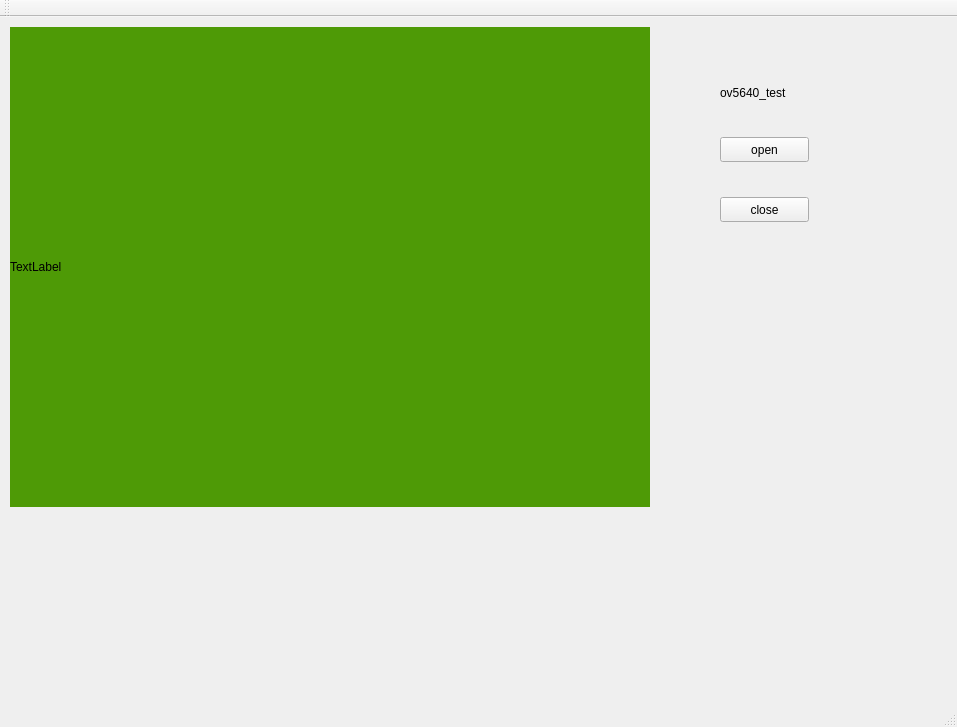
<?xml version="1.0" encoding="UTF-8"?>
<ui version="4.0">
 <class>MainWindow</class>
 <widget class="QMainWindow" name="MainWindow">
  <property name="geometry">
   <rect>
    <x>0</x>
    <y>0</y>
    <width>957</width>
    <height>727</height>
   </rect>
  </property>
  <property name="windowTitle">
   <string>MainWindow</string>
  </property>
  <widget class="QWidget" name="centralWidget">
   <widget class="QPushButton" name="pushButton">
    <property name="geometry">
     <rect>
      <x>720</x>
      <y>120</y>
      <width>89</width>
      <height>25</height>
     </rect>
    </property>
    <property name="text">
     <string>open</string>
    </property>
   </widget>
   <widget class="QPushButton" name="pushButton_2">
    <property name="geometry">
     <rect>
      <x>720</x>
      <y>180</y>
      <width>89</width>
      <height>25</height>
     </rect>
    </property>
    <property name="text">
     <string>close</string>
    </property>
   </widget>
   <widget class="QLabel" name="label">
    <property name="geometry">
     <rect>
      <x>720</x>
      <y>50</y>
      <width>121</width>
      <height>51</height>
     </rect>
    </property>
    <property name="text">
     <string>ov5640_test</string>
    </property>
   </widget>
   <widget class="QLabel" name="label_2">
    <property name="geometry">
     <rect>
      <x>10</x>
      <y>10</y>
      <width>640</width>
      <height>480</height>
     </rect>
    </property>
    <property name="styleSheet">
     <string notr="true">background-color: rgb(78, 154, 6);</string>
    </property>
    <property name="text">
     <string>TextLabel</string>
    </property>
   </widget>
  </widget>
  <widget class="QMenuBar" name="menuBar">
   <property name="geometry">
    <rect>
     <x>0</x>
     <y>0</y>
     <width>957</width>
     <height>22</height>
    </rect>
   </property>
  </widget>
  <widget class="QToolBar" name="mainToolBar">
   <attribute name="toolBarArea">
    <enum>TopToolBarArea</enum>
   </attribute>
   <attribute name="toolBarBreak">
    <bool>false</bool>
   </attribute>
  </widget>
  <widget class="QStatusBar" name="statusBar"/>
 </widget>
 <layoutdefault spacing="6" margin="11"/>
 <resources/>
 <connections/>
</ui>
